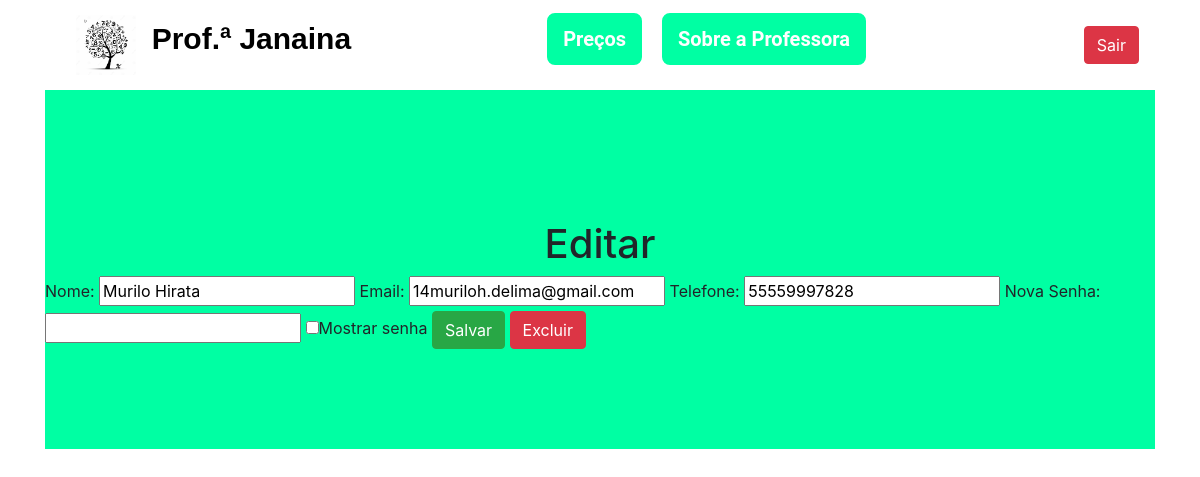
Page /AgendaPHP/view/editarUsuario.php?id=5 (signed in) on the committed database.
### tables this page shows
CREATE TABLE `usuario` (
  `id_usuario` int(11) NOT NULL,
  `nome` varchar(255) NOT NULL,
  `email` varchar(255) NOT NULL,
  `telefone` varchar(11) NOT NULL,
  `tipo` enum('desenvolvedor','professor','aluno') DEFAULT 'aluno',
  `senha` varchar(255) NOT NULL,
  `status` varchar(11) NOT NULL DEFAULT 'ativo'
);

### AgendaPHP/model/conexaoDB.php (called while the page is built, shortened)
<?php
    function connect(){
        $servidor='db';
        $nomeUsuario='php_docker';
        $senhaUsuario='password';
        $base='agenda';
        $conexao=mysqli_connect($servidor, $nomeUsuario, $senhaUsuario, $base) or die(mysqli_connect_error());
        return $conexao;
    }
    function query($sql) {
        global $conexao;
        mysqli_query($conexao, "SET CHARACTER SET utf8");
        $query = mysqli_query($conexao, $sql) or die(mysqli_error($conexao));
        return $query;
    }
?>

### AgendaPHP/model/crudUsuario.php (called while the page is built, shortened)
<?php
    include 'conexaoDB.php';
    function mostrarUsuarioAlterar($id){
        $consulta = query("SELECT * FROM usuario WHERE id_usuario = $id");
        $resultadoSeparado = mysqli_fetch_assoc($consulta);
        return $resultadoSeparado;
    }
?>

### AgendaPHP/view/editarUsuario.php (the view, shortened to what this page needs)
<?php
    include '../model/crudUsuario.php';
    $id = $_GET["id"];
    $resultado = mostrarUsuarioAlterar($id);
?>
<!DOCTYPE html>
<html lang="pt-br">
<head>
    <link rel="stylesheet" href="../css/reset.css">
    <link rel="stylesheet" href="../css/geral.css">
    <link rel="stylesheet" href="https://cdn.jsdelivr.net/npm/bootstrap@4.0.0/dist/css/bootstrap.min.css"
>
    <link href="https://fonts.cdnfonts.com/css/love-light" rel="stylesheet">
</head>
<body>
    <div class="container">
        <nav class="navbar navbar-expand-lg">
            <div class="container-fluid">
                <ul class="navbar-nav me-auto mb-2 mb-lg-0">
                    <a href="paginaPrincipal.php" class="navbar-brand">
                        <img src="../images/logo.jpg" alt="logo do site" width="60">
                        <p class="logo_site">Prof.ª Janaina</p>
                    </a>
                    <li class="nav-item espacado">
                        <button type="button" class="btn-mint"><a class="nav-link"
                                href="../view/precos.php">Preços</a></button>
                    </li>
                    <li class="nav-item">
                        <button type="button" class="btn-mint"><a class="nav-link" href="../view/sobre.php">Sobre a
                                Professora</a></button>
                    </li>
                </ul>
            </div>
            <a href="../controller/controleUsuario.php?opcao=Sair" class="btn btn-danger">Sair</a>
        </nav>
        <div class="meuContainer">
            <h1>Editar</h1>
            <form method="post" action="../controller/controleUsuario.php" id="formularioUsuario">
                <label for="nome">Nome: </label>
                <input type="text" name="nome" id="nome" value="<?=$resultado['nome']?>" required>
                <label for="email">Email: </label>
                <input type="email" name="email" id="email" value="<?=$resultado['email']?>" required>
                <label for="telefone">Telefone: </label>
                <input type="text" name="telefone" id="telefone" value="<?=$resultado['telefone']?>" required>
                <label for="senha">Nova Senha: </label>
                <input type="password" name="senha" id="senha" required>
                <input type="checkbox" onclick="minhaSenha()">Mostrar senha
                <button type="submit" name="opcao" value="Atualizar" class="btn btn-success">Salvar</button>
                <button type="button" class="btn btn-danger" onclick="confirmarExclusao()">Excluir</button>
            </form>
        </div>
    </div>
</body>
</html>

### AgendaPHP/css/geral.css (style rules this page uses)
.logo_site { color: #000; font-family: 'Love Light', sans-serif; font-weight: bold; font-size: 30px; margin-top: 3px; margin-right: 50px; display: inline-block; vertical-align: middle; margin-left: 10px; }
.btn-mint { margin-top: 5px; font-weight: bold; font-family: Roboto, sans-serif; font-size: 20px; margin-right: 20px; border: 2px solid #00FFA3; border-radius: 8px; background-color: #00FFA3; }
.navbar-nav a { color: #ffffff; text-decoration: none; }
.espacado { margin-left: 130px; }
.meuContainer { background-color: #00FFA3; display: flex; flex-direction: column; justify-content: center; align-items: center; padding-top: 130px; padding-bottom: 100px; box-sizing: border-box; }

### rows in the picture
usuario: nome "Murilo Hirata", email "14muriloh.delima@gmail.com", telefone "55559997828"
